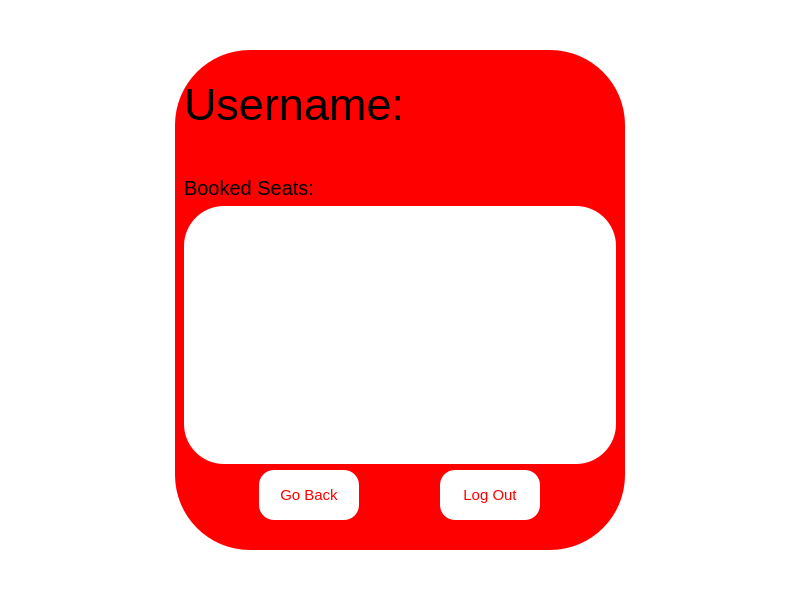
<?xml version="1.0" encoding="UTF-8"?>
<ui version="4.0">
 <class>Form</class>
 <widget class="QWidget" name="Form">
  <property name="geometry">
   <rect>
    <x>0</x>
    <y>0</y>
    <width>800</width>
    <height>600</height>
   </rect>
  </property>
  <property name="windowTitle">
   <string>Form</string>
  </property>
  <property name="styleSheet">
   <string notr="true">background-color: rgb(255, 255, 255);</string>
  </property>
  <layout class="QHBoxLayout" name="horizontalLayout">
   <item>
    <widget class="QWidget" name="widget" native="true">
     <property name="sizePolicy">
      <sizepolicy hsizetype="Fixed" vsizetype="Fixed">
       <horstretch>0</horstretch>
       <verstretch>0</verstretch>
      </sizepolicy>
     </property>
     <property name="minimumSize">
      <size>
       <width>450</width>
       <height>500</height>
      </size>
     </property>
     <property name="styleSheet">
      <string notr="true">background-color: rgb(255, 0, 0);
border-radius: 75px;</string>
     </property>
     <layout class="QVBoxLayout" name="verticalLayout">
      <item>
       <widget class="QLabel" name="label">
        <property name="styleSheet">
         <string notr="true">background: transparent</string>
        </property>
        <property name="text">
         <string/>
        </property>
       </widget>
      </item>
      <item>
       <widget class="QLabel" name="username">
        <property name="styleSheet">
         <string notr="true">font-size: 45px;
background: transparent;
</string>
        </property>
        <property name="text">
         <string>Username: </string>
        </property>
       </widget>
      </item>
      <item>
       <spacer name="verticalSpacer_3">
        <property name="orientation">
         <enum>Qt::Orientation::Vertical</enum>
        </property>
        <property name="sizeType">
         <enum>QSizePolicy::Policy::Fixed</enum>
        </property>
        <property name="sizeHint" stdset="0">
         <size>
          <width>20</width>
          <height>40</height>
         </size>
        </property>
       </spacer>
      </item>
      <item>
       <widget class="QLabel" name="booked_seat">
        <property name="styleSheet">
         <string notr="true">font-size: 20px;</string>
        </property>
        <property name="text">
         <string>Booked Seats: </string>
        </property>
       </widget>
      </item>
      <item>
       <widget class="QScrollArea" name="scrollArea">
        <property name="minimumSize">
         <size>
          <width>0</width>
          <height>0</height>
         </size>
        </property>
        <property name="sizeAdjustPolicy">
         <enum>QAbstractScrollArea::SizeAdjustPolicy::AdjustToContents</enum>
        </property>
        <property name="widgetResizable">
         <bool>true</bool>
        </property>
        <property name="alignment">
         <set>Qt::AlignmentFlag::AlignLeading|Qt::AlignmentFlag::AlignLeft|Qt::AlignmentFlag::AlignVCenter</set>
        </property>
        <widget class="QWidget" name="scrollAreaWidgetContents">
         <property name="geometry">
          <rect>
           <x>0</x>
           <y>0</y>
           <width>432</width>
           <height>230</height>
          </rect>
         </property>
         <property name="sizePolicy">
          <sizepolicy hsizetype="Preferred" vsizetype="Preferred">
           <horstretch>0</horstretch>
           <verstretch>0</verstretch>
          </sizepolicy>
         </property>
         <property name="minimumSize">
          <size>
           <width>0</width>
           <height>0</height>
          </size>
         </property>
         <property name="styleSheet">
          <string notr="true">background-color: rgb(255, 255, 255);
border-radius: 40px;
</string>
         </property>
        </widget>
       </widget>
      </item>
      <item>
       <layout class="QHBoxLayout" name="horizontalLayout_2">
        <item>
         <widget class="QPushButton" name="back_button">
          <property name="sizePolicy">
           <sizepolicy hsizetype="Fixed" vsizetype="Fixed">
            <horstretch>0</horstretch>
            <verstretch>0</verstretch>
           </sizepolicy>
          </property>
          <property name="minimumSize">
           <size>
            <width>100</width>
            <height>50</height>
           </size>
          </property>
          <property name="styleSheet">
           <string notr="true">QPushButton {
	background-color: white;
	color: red;
	font-size: 15px;
	border-radius: 15px;
}

QPushButton:hover {
	background-color: black;
	color: white;
}</string>
          </property>
          <property name="text">
           <string>Go Back</string>
          </property>
         </widget>
        </item>
        <item>
         <widget class="QPushButton" name="logout_button">
          <property name="sizePolicy">
           <sizepolicy hsizetype="Fixed" vsizetype="Fixed">
            <horstretch>0</horstretch>
            <verstretch>0</verstretch>
           </sizepolicy>
          </property>
          <property name="minimumSize">
           <size>
            <width>100</width>
            <height>50</height>
           </size>
          </property>
          <property name="styleSheet">
           <string notr="true">QPushButton {
	background-color: white;
	color: red;
	font-size: 15px;
	border-radius: 15px;
}

QPushButton:hover {
	background-color: black;
	color: white;
}</string>
          </property>
          <property name="text">
           <string>Log Out</string>
          </property>
         </widget>
        </item>
       </layout>
      </item>
      <item>
       <spacer name="verticalSpacer">
        <property name="orientation">
         <enum>Qt::Orientation::Vertical</enum>
        </property>
        <property name="sizeType">
         <enum>QSizePolicy::Policy::Fixed</enum>
        </property>
        <property name="sizeHint" stdset="0">
         <size>
          <width>20</width>
          <height>21</height>
         </size>
        </property>
       </spacer>
      </item>
     </layout>
    </widget>
   </item>
  </layout>
 </widget>
 <resources/>
 <connections/>
</ui>
